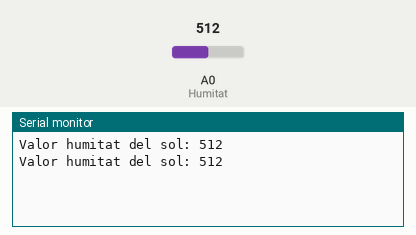
The sketch below on a simulated Arduino Uno, built with avr-gcc and run on an emulated ATmega328P. Shown: the last lines printed to the serial monitor. Inputs (shaded band) come from the test bench; at power-on: A0 (Humitat) = 512.

Above: at 1.8 s.
1.9 s: A0 (Humitat) set to 716
At 2.8 s:
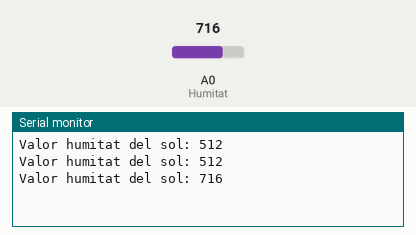
3.4 s: A0 (Humitat) set to 900
At 4.6 s:
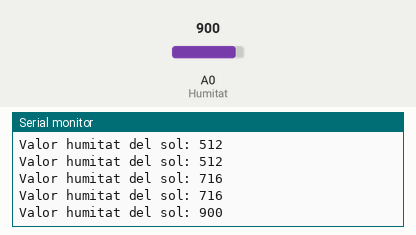
Timing chart, 0 to 6.4 s (numbered marks = the images above; inputs shaded):
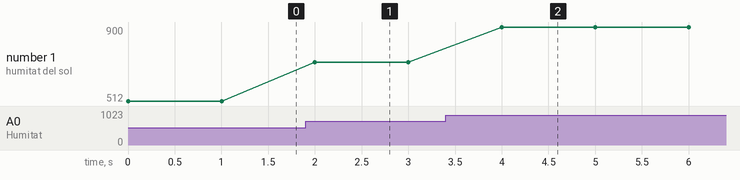

The sketch:

SensorHumitat.ino
```cpp
int Humitat = A0;
void setup() {
  // put your setup code here, to run once:
  Serial.begin(9600);
}

void loop() {
  Serial.print("Valor humitat del sol: ");
  Serial.println(analogRead(Humitat));
  delay(1000);
}
```

Measured:
- after the input at 1.9 s, the serial monitor: prints a new line after 0.10 s (image 1)
- after the input at 3.4 s, the serial monitor: prints a new line after 0.60 s (image 2)
- plotted number 1: 512 → 716 after the input at 1.9 s, 716 → 900 after the input at 3.4 s
